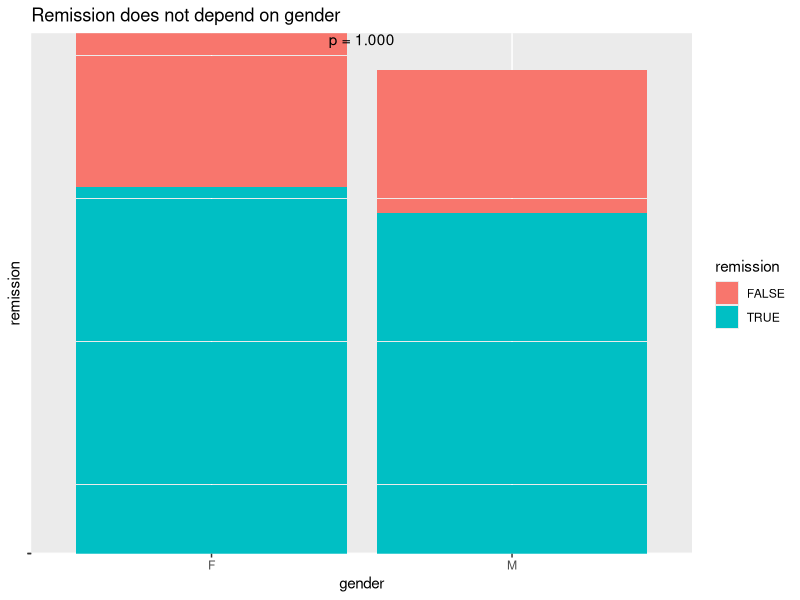
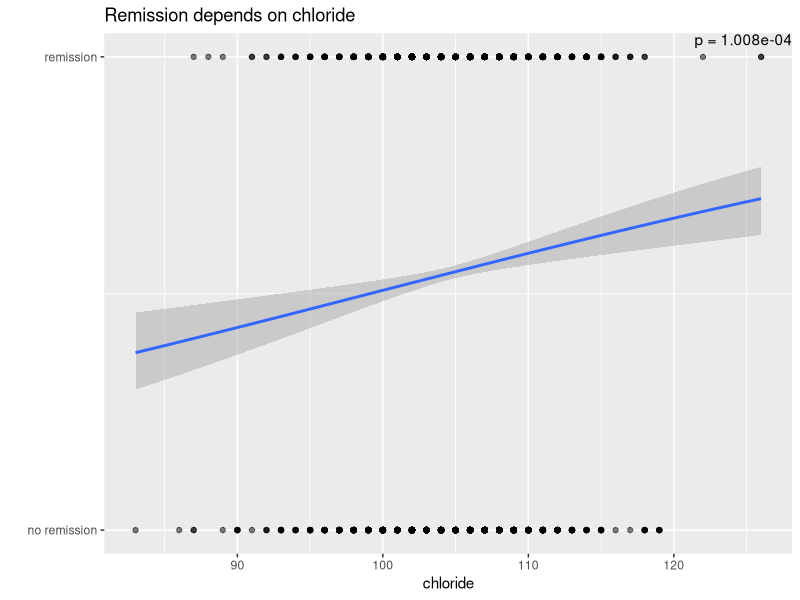
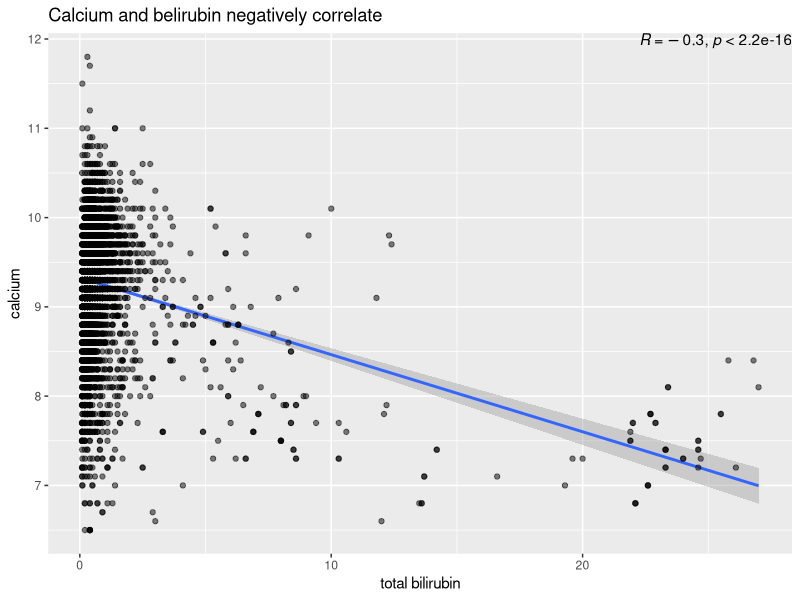
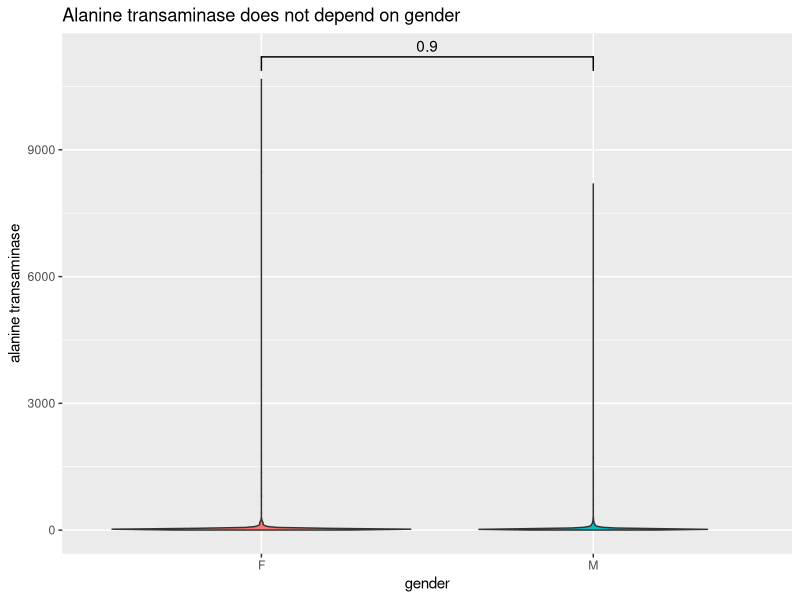
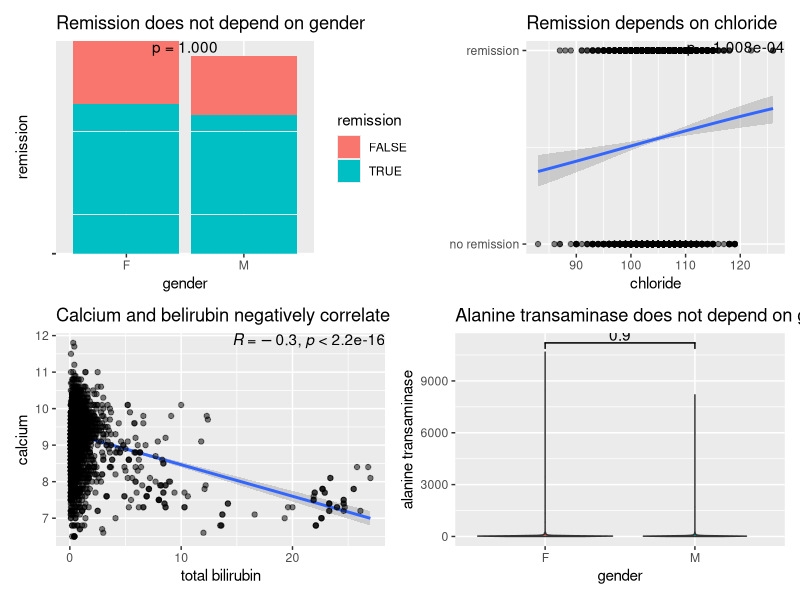
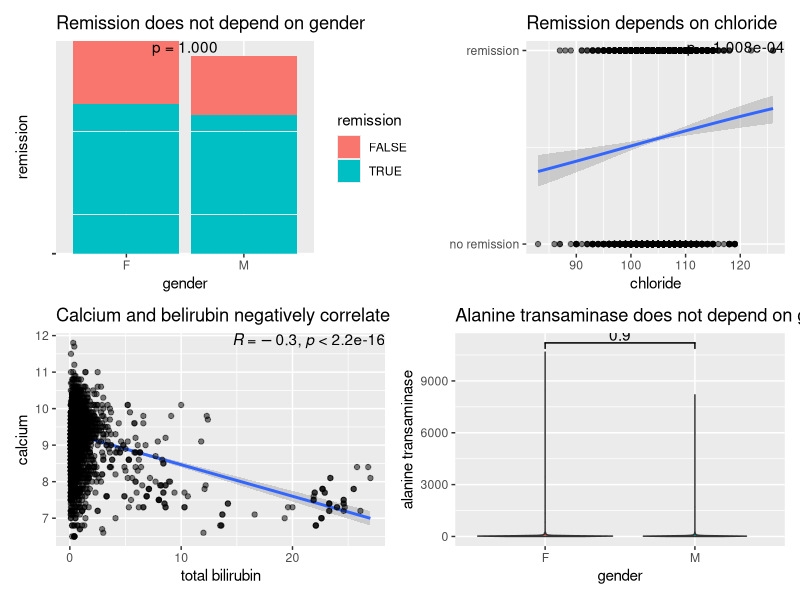

R code for these plots, in order:
library(tidyverse)
library(here)
library(reshape2)
library(ggpubr)
library(patchwork)

# Adjusted data
df_adjusted = read_table(here("Data", "joined_adjusted.tsv"))

# Does the remission depend on the gender?
# Chi-squared test p-value
contingency_table = table(df_adjusted$gender, df_adjusted$remission)
chi_test = chisq.test(contingency_table)
p_val = chi_test$p.value

df_adjusted %>%
  ggplot(aes(gender, remission, fill = remission)) +
  geom_col() +
  annotate("text", x = 1.5, y = Inf, 
           label = sprintf("p = %.3f", p_val), vjust = 1, hjust = .5) +
  theme(axis.text.y = element_blank()) +
  labs(title = "Remission does not depend on gender") ->
  plt_rem_gender
plt_rem_gender

# Does the remission depend on chloride?
# p-value from logistic regression model
model = glm(remission ~ chlor, data = df_adjusted, family = binomial)
p_val = summary(model)$coefficients[2,4]

# plot
df_adjusted %>%
  ggplot(aes(chlor, as.integer(remission))) + 
  geom_smooth(method="glm", method.args=list(family="binomial")) +
  geom_point(alpha = .5) +
  annotate("text", x = Inf, y = Inf, 
           label = sprintf("p = %.3e", p_val), vjust = 1, hjust = 1) +
  scale_y_continuous(breaks = c(0, 1), labels = c("no remission", "remission")) +
  labs(x = "chloride", y = "", 
       title = "Remission depends on chloride") ->
  plt_rem_cl
plt_rem_cl

# Is there an association between calcium and total bilirubin?
df_adjusted %>%
  ggplot(aes(tbil, cal)) +
  geom_smooth(method = "lm") +
  geom_point(alpha = .5) +
  stat_cor(label.x = Inf, label.y = Inf, hjust = 1, vjust = 1) +
  labs(x = "total bilirubin", y = "calcium", 
       title = "Calcium and belirubin negatively correlate") ->
  plt_ca_bil
plt_ca_bil

# According to the data, was there a difference of alanine transaminase between gender categories?
df_adjusted %>%
  ggplot(aes(gender, alt, fill = gender)) +
  geom_violin() +
  geom_signif(comparisons = list(c("M", "F")), test = "t.test") +
  labs(y = "alanine transaminase", 
       title = "Alanine transaminase does not depend on gender") +
  theme(legend.position = "none") ->
  plt_ala_gender
plt_ala_gender

# Combined plot
(plt_rem_gender + plt_rem_cl) /
(plt_ca_bil + plt_ala_gender)

# Save plot
ggsave(here("Plots", "Day_8_Combined.png"), width = 12, height = 10)

